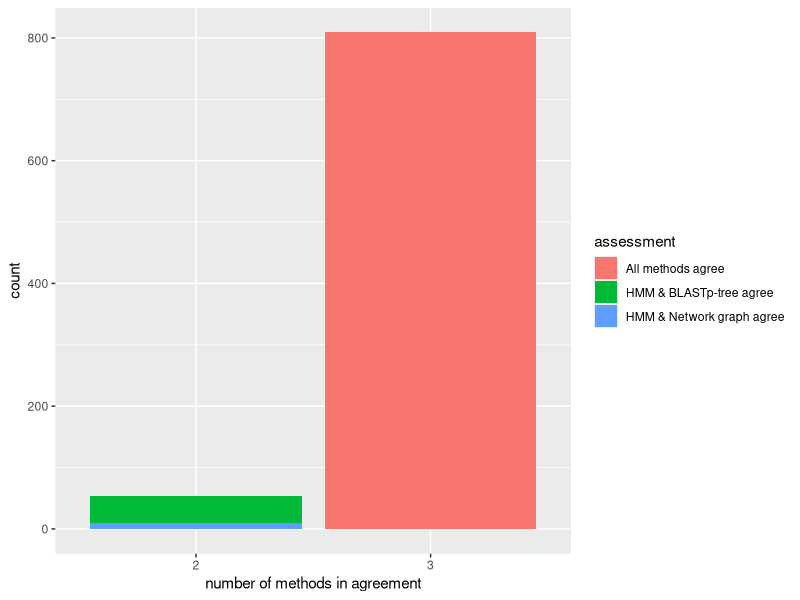
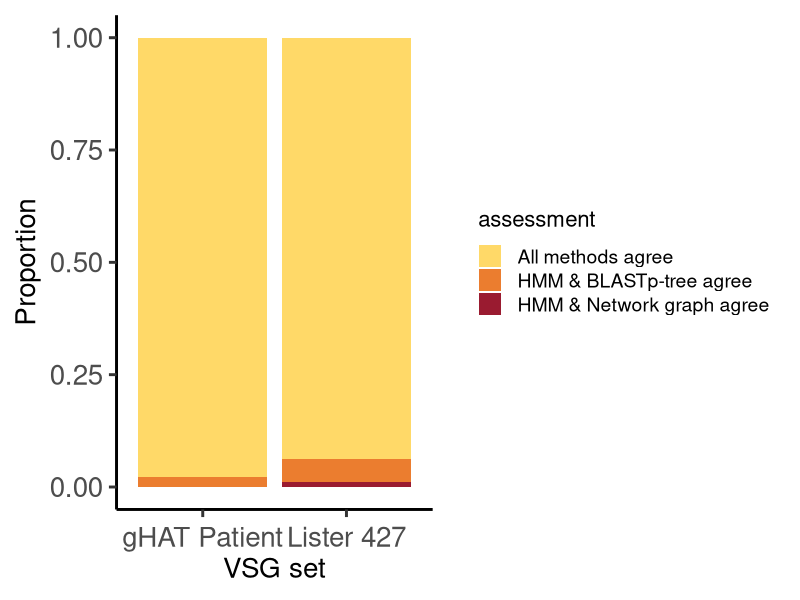
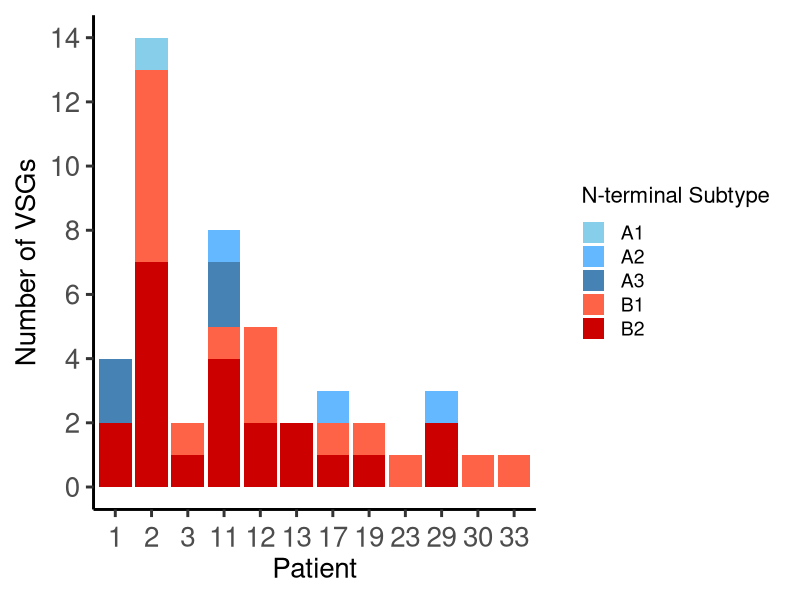

The R source for these figures, in order:
## ---- chunk 1
knitr::opts_chunk$set(echo = TRUE)
library(tidyverse)
library(reshape2)
## ---- chunk 2

palette2B <- c("#ffd968", "#eb7d2f", "#9a1b30")

typeCompare <- read_csv("FigureData/SuppTable5VSGTypeMethodCompare.csv")

tree_compare <- typeCompare %>%
  filter(blastTree_type != "Gam" & blastTree_type != "Rho") %>%
  mutate(VSG = "Lister 427") %>%
  mutate( 
    assessment = case_when(
      HMM_type == network_type & HMM_type == blastTree_type ~ "All methods agree",
      HMM_type == network_type & HMM_type != blastTree_type ~ "HMM & Network graph agree",
      HMM_type == blastTree_type & HMM_type != network_type ~ "HMM & BLASTp-tree agree",
      blastTree_type == network_type & blastTree_type != HMM_type ~ "BLASTp-tree & network",
      blastTree_type !=network_type & network_type != HMM_type ~ "all disagree")) %>%
  mutate( 
    count = case_when(
      HMM_type == network_type & HMM_type == blastTree_type ~ "3",
      HMM_type == network_type & HMM_type != blastTree_type ~ "2",
      HMM_type == blastTree_type & HMM_type != network_type ~ "2",
      blastTree_type == network_type & blastTree_type != HMM_type ~ "2",
      blastTree_type !=network_type & network_type != HMM_type ~ "0")) %>%
  select(VSG, assessment, count)


ggplot(tree_compare, aes(x = count, fill = assessment)) + 
  geom_bar() +
  xlab("number of methods in agreement")


gambiense_comparison <- read_csv("FigureData/GambienseTypeMethodCompare.csv")


gam_compare <- gambiense_comparison%>%
  mutate(VSG = "gHAT Patient")%>%
  mutate( 
    assessment = case_when(
      HMM_type == network_type & HMM_type == blastTree_type ~ "All methods agree",
      HMM_type == network_type & HMM_type != blastTree_type ~ "HMM & Network graph agree",
      HMM_type == blastTree_type & HMM_type != network_type ~ "HMM & BLASTp-tree agree",
      blastTree_type == network_type & blastTree_type != HMM_type ~ "BLASTp-tree & network",
      blastTree_type !=network_type & network_type != HMM_type ~ "all disagree")) %>%
  mutate( 
    count = case_when(
      HMM_type == network_type & HMM_type == blastTree_type ~ "3",
      HMM_type == network_type & HMM_type != blastTree_type ~ "2",
      HMM_type == blastTree_type & HMM_type != network_type ~ "2",
      blastTree_type == network_type & blastTree_type != HMM_type ~ "2",
      blastTree_type !=network_type & network_type != HMM_type ~ "0")) %>%
  select(VSG, assessment, count)


all_compare <- rbind(tree_compare, gam_compare)

Fig2B <- ggplot(all_compare, aes(x = VSG, fill = assessment)) +theme_classic(base_size = 22) +
  geom_bar(position = "fill") +
  scale_fill_manual(values = palette2B) +
  ylab ("Proportion") +
  xlab("VSG set") +
  theme(axis.text.x = element_text(angle = 0, vjust = 0.5, size = 20), axis.text.y = element_text(size = 20), axis.title = element_text(size = 20),legend.title = element_text(size = 16), legend.text = element_text(size = 14))
Fig2B

## ---- chunk 3
view(read_csv("FigureData/TbgHighlyExpressed.csv"))

palette2C <- c("skyblue", "steelblue1", "steelblue", "tomato", "red3", "lightgrey")
# plot number of VSG by type per patient
Fig2C <- read_csv("FigureData/TbgHighlyExpressed.csv") %>% 
  select(c("patient_number", "cluster", "nterm_typesubtype")) %>% 
  distinct() %>% 
  dplyr::group_by(patient_number, nterm_typesubtype) %>% 
  dplyr::summarise(total = n()) %>%
  ggplot(aes(x = as.factor(patient_number), y = total, fill = nterm_typesubtype)) +
  geom_bar(stat = "identity", size = 0.8) + 
  scale_fill_manual(values = palette2C) + 
  scale_y_continuous(breaks = scales::pretty_breaks(n = 6)) +
  theme_classic(base_size = 22) + 
  ylab("Number of VSGs") + 
  labs(fill = "N-terminal Subtype") +
  theme(axis.text.x = element_text(angle = 0, vjust = 0.5, size = 20), axis.text.y = element_text(size = 20), axis.title = element_text(size = 20),legend.title = element_text(size = 16), legend.text = element_text(size = 14))+
  xlab("Patient")
Fig2C

